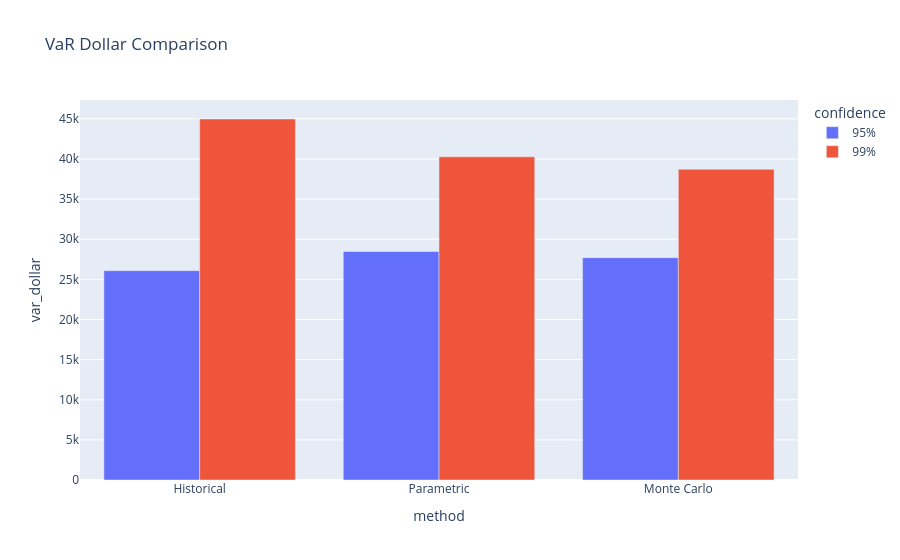

Notebook cell for this chart:
### Code cell
# VaR chart: compare dollar VaR across methods and confidence levels.

px.bar(
    var_summary,
    x="method",
    y="var_dollar",
    color="confidence",
    barmode="group",
    title="VaR Dollar Comparison",
)

### Figure 1 — Plotly figure (JSON) as saved in the notebook; plotly's stock layout.template omitted (floating-point values rounded to 4 significant figures)
{"data": [{"alignmentgroup": "True", "hovertemplate": "confidence=95%<br>method=%{x}<br>var_dollar=%{y}<extra></extra>", "legendgroup": "95%", "marker": {"color": "#636efa", "pattern": {"shape": ""}}, "name": "95%", "offsetgroup": "95%", "orientation": "v", "showlegend": true, "textposition": "auto", "type": "bar", "x": ["Historical", "Parametric", "Monte Carlo"], "xaxis": "x", "y": [26080.0, 28480.0, 27710.0], "yaxis": "y"}, {"alignmentgroup": "True", "hovertemplate": "confidence=99%<br>method=%{x}<br>var_dollar=%{y}<extra></extra>", "legendgroup": "99%", "marker": {"color": "#EF553B", "pattern": {"shape": ""}}, "name": "99%", "offsetgroup": "99%", "orientation": "v", "showlegend": true, "textposition": "auto", "type": "bar", "x": ["Historical", "Parametric", "Monte Carlo"], "xaxis": "x", "y": [44980.0, 40270.0, 38710.0], "yaxis": "y"}], "layout": {"barmode": "group", "legend": {"title": {"text": "confidence"}, "tracegroupgap": 0}, "title": {"text": "VaR Dollar Comparison"}, "xaxis": {"anchor": "y", "domain": [0, 1], "title": {"text": "method"}}, "yaxis": {"anchor": "x", "domain": [0, 1], "title": {"text": "var_dollar"}}}}
